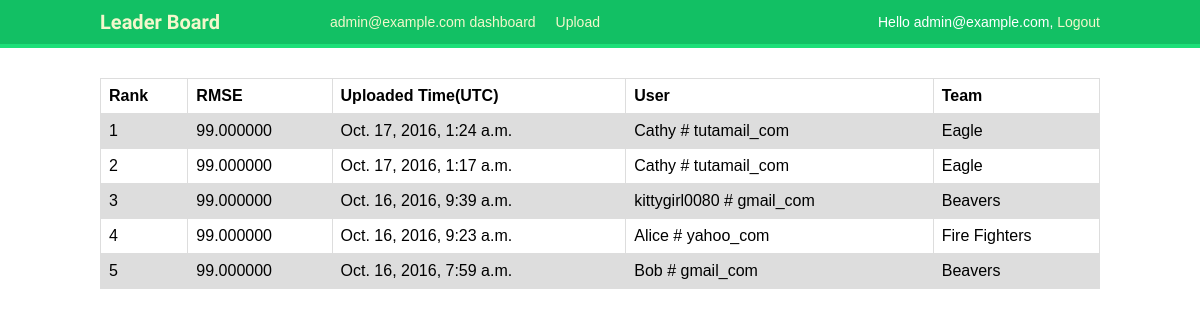
The app's page / (signed in) with its own data.
### files/models.py (models this page shows)
class Document(models.Model):
	docfile = models.FileField(upload_to='documents/%Y/%m/%d')
	user = models.ForeignKey(settings.AUTH_USER_MODEL)
	created = models.DateTimeField(auto_now_add=True)
	rmse = models.DecimalField(max_digits=16, decimal_places=6, default=99)
	class Meta:
		ordering = ('rmse', '-created')

### account/models.py (models this page shows)
class Profile(models.Model):
	user = models.OneToOneField(User)
	team = models.CharField(max_length=75)
	def __str__(self):
		return '{}'.format(self.team)

### ranking/views.py (the view)
# urls.py: url(r'^$', views.leader_board, name='leader_board'),
def leader_board(request):
	records = Document.objects.all()
	return render(request, 'ranking/leader_board.html', {'records': records})

### ranking/templatetags/process_email.py (called while the page is built)
@register.filter
@stringfilter
def convert_email(email):
	return email.replace('@', ' # ').replace('.', '_')

### ranking/templates/ranking/leader_board.html (shortened to what this page needs)
{% extends 'base.html' %}
{% load process_email %}
{% block content %}
<table>
  <tr>
    <th>Rank</th>
    <th>RMSE</th>
    <th>Uploaded Time(UTC)</th>
    <th>User</th>
    <th>Team</th>
  </tr>
  {% for record in records %}
  <tr>
    <td>{{ forloop.counter }}</td>
    <td>{{ record.rmse }}</td>
    <td>{{ record.created }}</td>
    <td>{{ record.user.email|convert_email }}</td>
    <td>{{ record.user.profile }}</td>
  </tr>
  {% endfor %}
</table>
{% endblock %}

### account/templates/base.html (shortened to what this page needs)
{% load staticfiles %}
<!DOCTYPE html>
<html>
  <head>
    <link href="{% static 'css/base.css' %}" rel='stylesheet'>
  </head>
  <body>
    <div id='header'>
      <span class='logo'>
	<strong><a href="{% url 'leader_board' %}">Leader Board</a></strong>
      </span>
      {% if request.user.is_authenticated %}
      <ul class='menu'>
	<li {% if section == 'dashboard' %}class='selected'{% endif %}>
	  <a href='{% url 'dashboard' %}'>{{ user.email }} dashboard</a>
	</li>
	<li {% if section == 'images' %}class='selected'{% endif %}>
	  <a href="{% url 'files.list' %}">Upload</a>
	</li>
      </ul>
    {% endif %}
    <span class='user'>
      {% if request.user.is_authenticated %}
        Hello {{ request.user.email }},
        <a href='{% url "logout" %}'>Logout</a>
	{% else %}
	<a href='{% url "register" %}'>Register</a> or
        <a href='{% url "login" %}'>Log in</a>
      {% endif %}
    </span>
    </div>
    <div id='content'>
      {% block content %}
      {% endblock %}
    </div>
  </body>
</html>

### account/static/css/base.css (style rules this page uses)
body { margin:0; padding:0; font-family:helvetica, sans-serif; }
a { color:#12c064; text-decoration:none; }
#header { padding:10px 100px; font-size:14px; background:#12c064; color:#fff; border-bottom:4px solid #1cdf78; overflow:auto; }
#header .logo { font-family: 'Muli', sans-serif; float:left; color:#f3f7cc; font-size:20px; margin-right:10%; }
#header ul.menu { list-style:none; float:left; margin:0; padding:0; }
#header ul.menu li { float:left; padding:4px 10px; }
#header a { color:#f3f7cc; }
#header .user { float:right; padding-top:4px; }
#content { padding:30px 100px; }

### ranking/templates/ranking/leader_board.html (style rules this page uses)
table { font-family: arial, sans-serif; border-collapse: collapse; width: 100%; }
td, th { border: 1px solid #dddddd; text-align: left; padding: 8px; }
tr:nth-child(even) { background-color: #dddddd; }

### records on screen
Document: rmse "99.000000", created "Oct. 17, 2016, 1:24 a.m.", user.email|convert_email "Cathy # tutamail_com", user.profile "Eagle"
Document: rmse "99.000000", created "Oct. 17, 2016, 1:17 a.m.", user.email|convert_email "Cathy # tutamail_com", user.profile "Eagle"
Document: rmse "99.000000", created "Oct. 16, 2016, 9:39 a.m.", user.email|convert_email "kittygirl0080 # gmail_com", user.profile "Beavers"
Document: rmse "99.000000", created "Oct. 16, 2016, 9:23 a.m.", user.email|convert_email "Alice # yahoo_com", user.profile "Fire Fighters"
Document: rmse "99.000000", created "Oct. 16, 2016, 7:59 a.m.", user.email|convert_email "Bob # gmail_com", user.profile "Beavers"

### other values on screen
{{ user.email }} "admin@example.com"
{{ request.user.email }} "admin@example.com"
